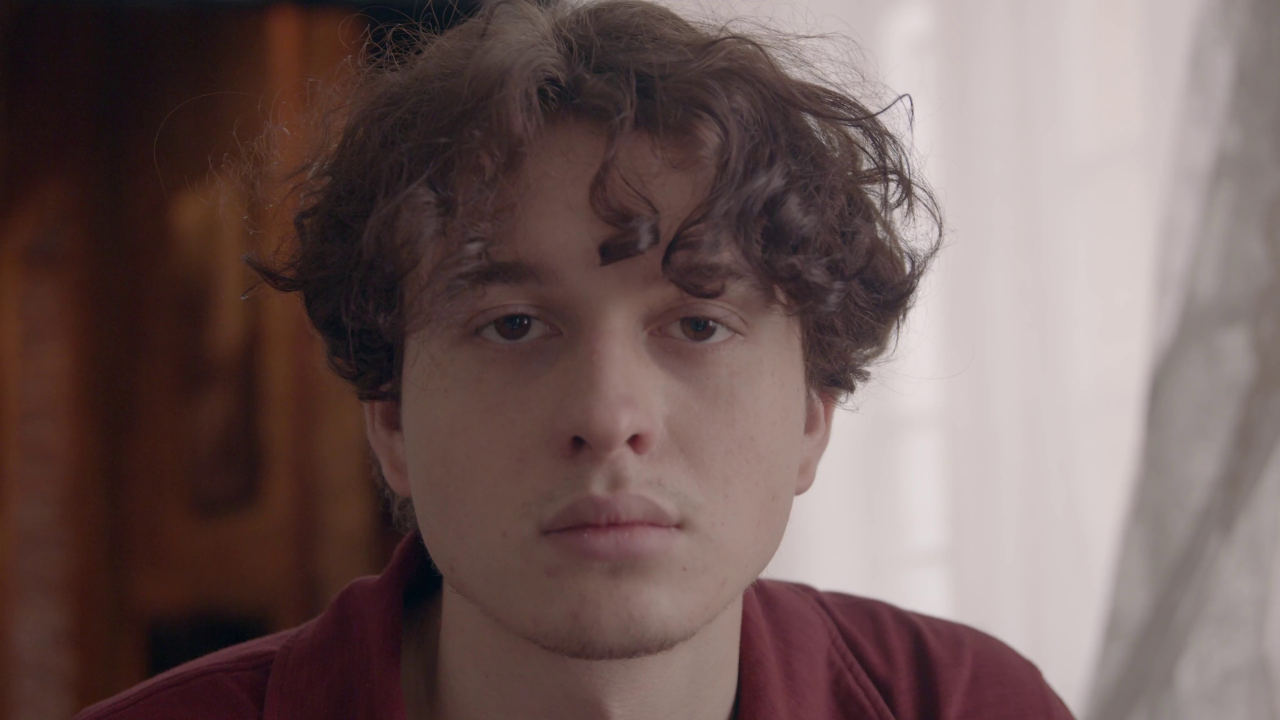
#> input picture validation/integration/results/gaze_predict_contract_test.jpg, 3840 x 2160 px (shown at 1/3 size)
$ python -i robustness_dataset_generator.py   (imports and definitions only)
#> lines starting #> are read from the running program, lines starting #| are printed output that depends on the picture; after the words box and inside, x2 and y2 are one past the last pixel; in counts of white or black regions, pixels touching at a corner belong together
#> further down, picture is the input picture: shape (2160, 3840, 3); mean B, G, R 89.4, 91.4, 111.4
from __future__ import annotations

import argparse
import csv
import hashlib
import json
import math
import os
import shutil
import tempfile
from pathlib import Path
from typing import Any

import cv2
import numpy as np


SCRIPT_DIR = Path(__file__).resolve().parent
VALIDATION_DIR = SCRIPT_DIR.parent

SOURCE_IMAGE = (
    VALIDATION_DIR
    / "integration"
    / "test_data"
    / "images"
    / "frontal_1.jpg"
)

FINAL_OUTPUT_DIR = (
    SCRIPT_DIR
    / "test_data"
    / "generated_controlled"
)

METADATA_CSV = "robustness_generated_cases.csv"
SUMMARY_JSON = "robustness_generated_cases_summary.json"

CASE_ORDER = [
    "baseline",
    "dim_lighting",
    "overexposed_lighting",
    "gaussian_blur",
    "motion_blur",
    "small_face",
    "partial_occlusion",
]

CSV_FIELDS = [
    "case_id",
    "condition",
    "output_file",
    "source_file",
    "width",
    "height",
    "source_sha256",
    "output_sha256",
    "parameters",
]


# [75 lines left out: functions parse_args, sha256_file, source_inventory, preflight, not called in this run]


def dim_lighting(image: np.ndarray) -> tuple[np.ndarray, dict[str, Any]]:
    factor = 0.35
    output = np.clip(
        image.astype(np.float32) * factor,
        0.0,
        255.0,
    ).astype(np.uint8)
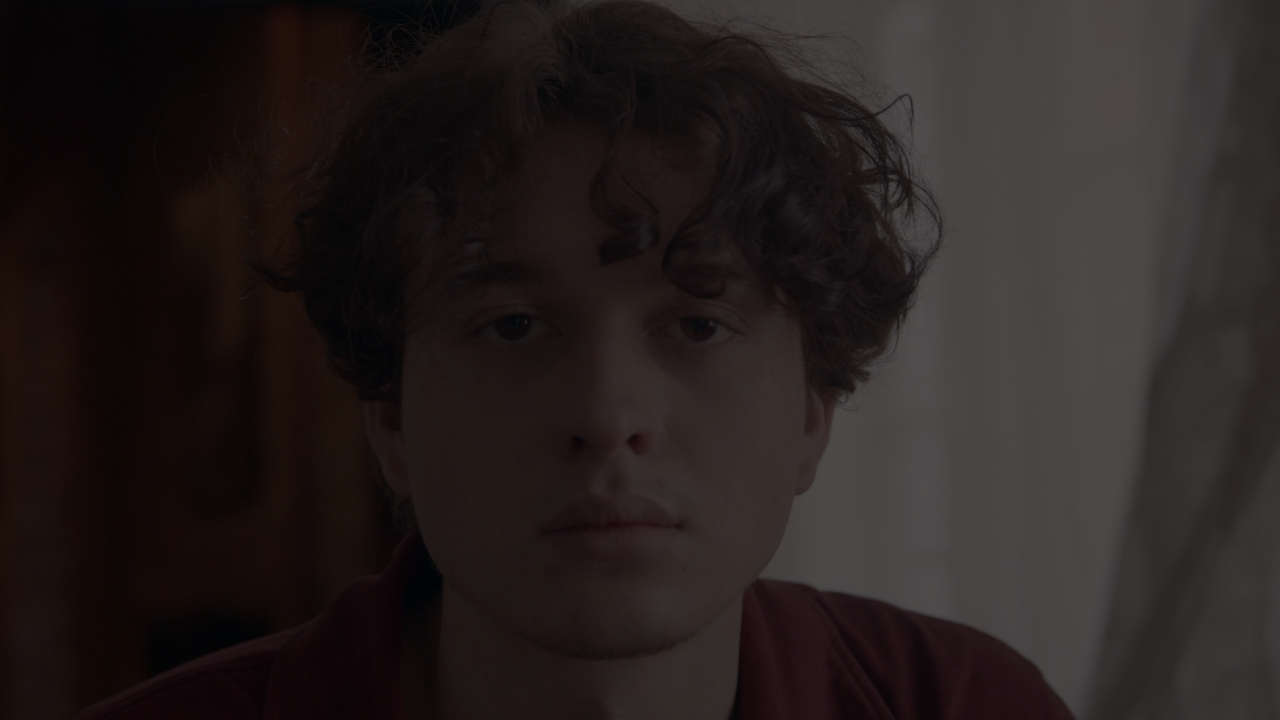
#> output: shape (2160, 3840, 3) (shown at 1/3 size); mean B, G, R 30.8, 31.5, 38.5

    return output, {
        "type": "global_intensity_scale",
        "factor": factor,
    }


def overexposed_lighting(
    image: np.ndarray,
) -> tuple[np.ndarray, dict[str, Any]]:
    alpha = 1.60
#> alpha = 1.6
    beta = 55.0
    output = np.clip(
        image.astype(np.float32) * alpha + beta,
        0.0,
        255.0,
    ).astype(np.uint8)
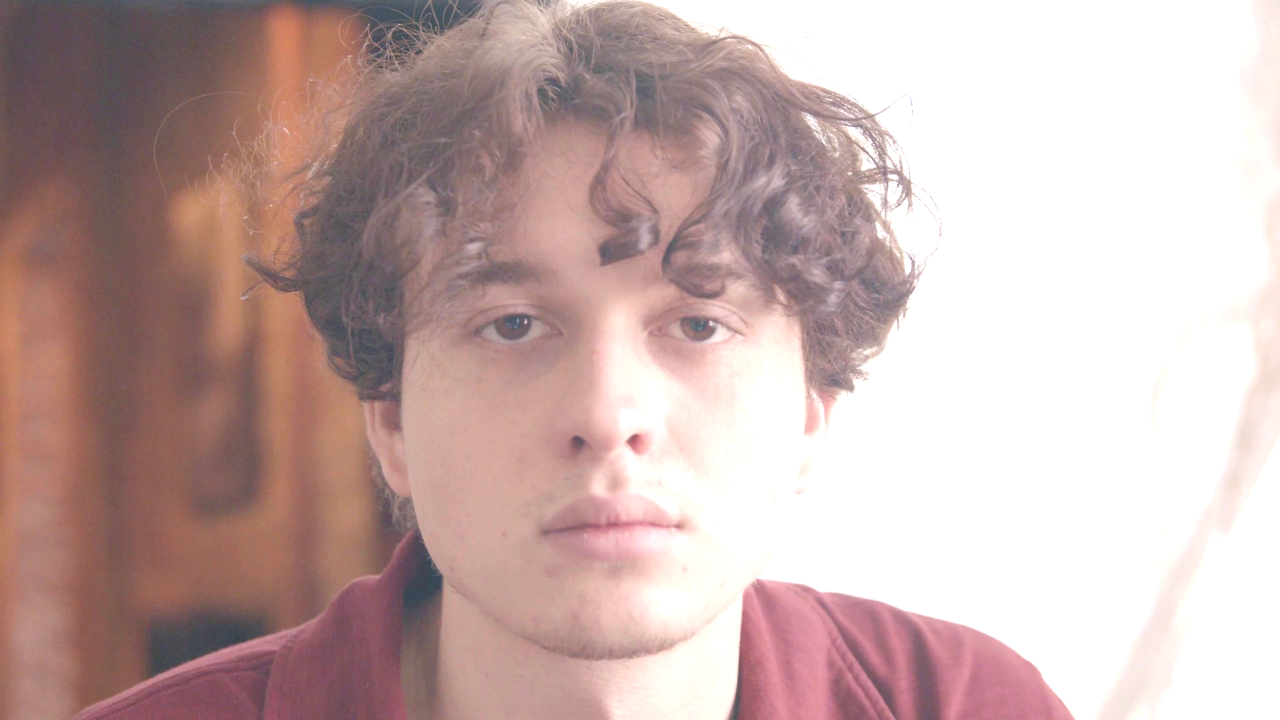
#> output: shape (2160, 3840, 3) (shown at 1/3 size); mean B, G, R 170.2, 172.8, 197.2

    return output, {
        "type": "linear_overexposure",
        "alpha": alpha,
        "beta": beta,
    }


def gaussian_blur(
    image: np.ndarray,
) -> tuple[np.ndarray, dict[str, Any]]:
    kernel_size = 31
#> kernel_size = 31
    sigma = 7.0
    output = cv2.GaussianBlur(
        image,
        (kernel_size, kernel_size),
        sigmaX=sigma,
        sigmaY=sigma,
    )

    return output, {
        "type": "gaussian_blur",
        "kernel_size": kernel_size,
        "sigma": sigma,
    }


def motion_blur(
    image: np.ndarray,
) -> tuple[np.ndarray, dict[str, Any]]:
    kernel_size = 31
#> kernel_size = 31
    kernel = np.zeros(
        (kernel_size, kernel_size),
        dtype=np.float32,
    )
    kernel[
        kernel_size // 2,
        :
    ] = 1.0 / kernel_size
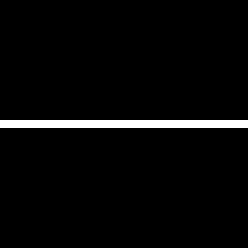
#> kernel: shape (31, 31) float32 (shown 8 times larger); values 0 (black) and 0.0323 (white), 3.2% white in thin lines or dots, all inside (x1, y1, x2, y2) = (0, 15, 31, 16)

    output = cv2.filter2D(
        image,
        ddepth=-1,
        kernel=kernel,
    )

    return output, {
        "type": "horizontal_motion_blur",
        "kernel_size": kernel_size,
    }


def estimate_border_background(
    image: np.ndarray,
) -> tuple[int, int, int]:
    height, width = image.shape[:2]
    border_y = max(1, int(round(height * 0.10)))
    border_x = max(1, int(round(width * 0.10)))

    border_pixels = np.concatenate(
        [
            image[:border_y, :, :].reshape(-1, 3),
            image[-border_y:, :, :].reshape(-1, 3),
            image[:, :border_x, :].reshape(-1, 3),
            image[:, -border_x:, :].reshape(-1, 3),
        ],
        axis=0,
    )

    median = np.median(
        border_pixels,
        axis=0,
    )

    return tuple(
        int(round(value))
        for value in median
    )


def small_face(
    image: np.ndarray,
) -> tuple[np.ndarray, dict[str, Any]]:
    scale = 0.35
#> scale = 0.35
    height, width = image.shape[:2]
#> height = 2160; width = 3840

    resized_width = max(
        1,
        int(round(width * scale)),
    )
#> resized_width = 1344
    resized_height = max(
        1,
        int(round(height * scale)),
    )
#> resized_height = 756

    resized = cv2.resize(
        image,
        (resized_width, resized_height),
        interpolation=cv2.INTER_AREA,
    )

    background = estimate_border_background(image)
#> in estimate_border_background, `median = np.median( border_pixels, axis=0, )`: median = [59, 56, 89]
#> background = (59, 56, 89)

    canvas = np.empty_like(image)
    canvas[:, :] = background
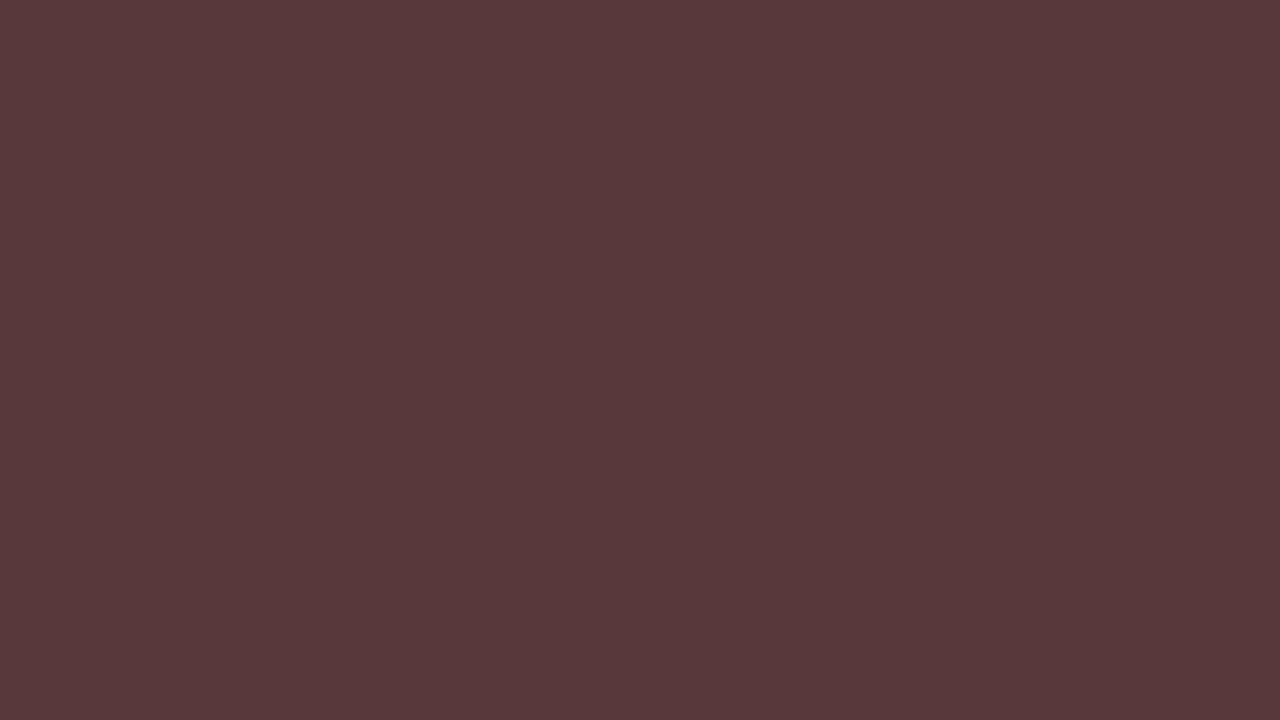
#> canvas: shape (2160, 3840, 3) (shown at 1/3 size); mean of channels 0, 1, 2 59, 56, 89; drawn as B, G, R

    x1 = (width - resized_width) // 2
#> x1 = 1248
    y1 = (height - resized_height) // 2
#> y1 = 702
    x2 = x1 + resized_width
#> x2 = 2592
    y2 = y1 + resized_height
#> y2 = 1458

    canvas[
        y1:y2,
        x1:x2,
    ] = resized
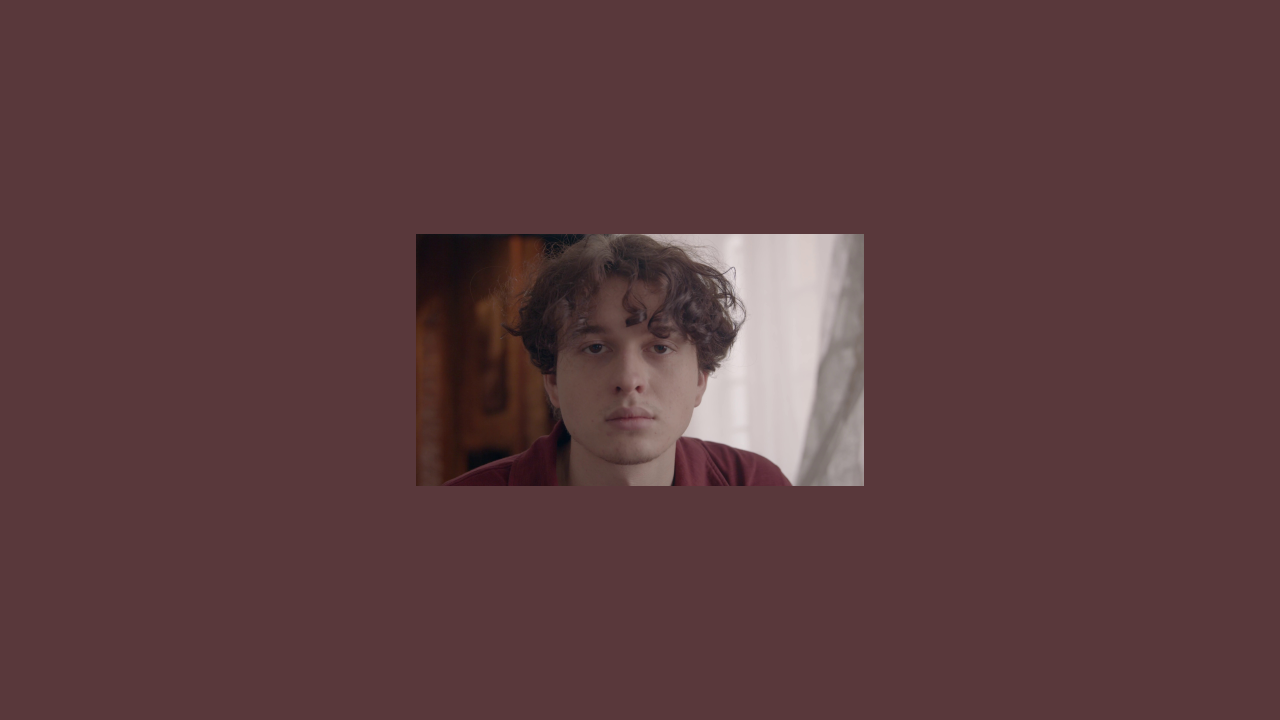
#> canvas: shape (2160, 3840, 3) (shown at 1/3 size); mean of channels 0, 1, 2 62.7, 60.3, 91.7; drawn as B, G, R

    return canvas, {
        "type": "scene_downscale_centered",
        "scale": scale,
        "paste_box": [
            int(x1),
            int(y1),
            int(x2),
            int(y2),
        ],
        "background_bgr": list(background),
    }


def partial_occlusion(
    image: np.ndarray,
) -> tuple[np.ndarray, dict[str, Any]]:
    height, width = image.shape[:2]
#> height = 2160; width = 3840

    normalized_box = [
        0.36,
        0.44,
        0.64,
        0.53,
    ]

    x1 = int(round(normalized_box[0] * width))
#> x1 = 1382
    y1 = int(round(normalized_box[1] * height))
#> y1 = 950
    x2 = int(round(normalized_box[2] * width))
#> x2 = 2458
    y2 = int(round(normalized_box[3] * height))
#> y2 = 1145

    output = image.copy()

    fill_value = int(
        round(
            float(
                np.median(
                    cv2.cvtColor(
                        image,
                        cv2.COLOR_BGR2GRAY,
                    )
                )
            )
        )
    )
#> fill_value = 71

    cv2.rectangle(
        output,
        (x1, y1),
        (x2, y2),
        (fill_value, fill_value, fill_value),
        thickness=-1,
    )

    return output, {
        "type": "fixed_normalized_lower_face_occlusion",
        "normalized_box": normalized_box,
        "pixel_box": [
            int(x1),
            int(y1),
            int(x2),
            int(y2),
        ],
        "fill_gray": fill_value,
    }


def generate_cases(
    source: np.ndarray,
) -> dict[str, tuple[np.ndarray, dict[str, Any]]]:
    return {
        "baseline": (
            source.copy(),
            {
                "type": "unmodified_reference",
            },
        ),
        "dim_lighting": dim_lighting(source),
        "overexposed_lighting": overexposed_lighting(source),
        "gaussian_blur": gaussian_blur(source),
        "motion_blur": motion_blur(source),
        "small_face": small_face(source),
        "partial_occlusion": partial_occlusion(source),
    }


# [358 lines left out: functions validate_generated_image, write_staged_outputs, validate_staging, promote_staging, main, not called in this run]


# [2 lines not run here, left out]

>>> import cv2
>>> picture = cv2.imread('../integration/results/gaze_predict_contract_test.jpg')
>>> result = generate_cases(picture)
#> result = 7 items

$ run again, on validation/integration/test_data/images/emotion_angry.png
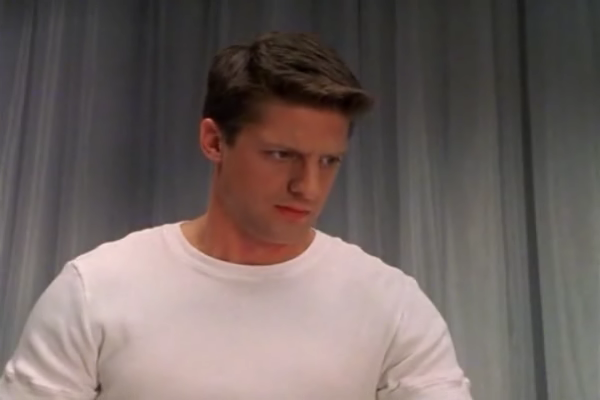
#> input picture validation/integration/test_data/images/emotion_angry.png, 600 x 400 px
#> picture is the input picture: shape (400, 600, 3); mean B, G, R 96.7, 99.7, 111.9
#> alpha = 1.6
#> in gaussian_blur, `kernel_size = 31`: kernel_size = 31
#> kernel: shape (31, 31) float32; values 0 (black) and 0.0323 (white), 3.2% white in thin lines or dots, all inside (x1, y1, x2, y2) = (0, 15, 31, 16)
#> scale = 0.35
#> resized_width = 210
#> resized_height = 140
#> median = [91, 91, 94]
#> background = (91, 91, 94)
#> in small_face, `x1 = (width - resized_width) // 2`: x1 = 195
#> in small_face, `y1 = (height - resized_height) // 2`: y1 = 130
#> in small_face, `x2 = x1 + resized_width`: x2 = 405
#> in small_face, `y2 = y1 + resized_height`: y2 = 270
#> in small_face, `canvas[ y1:y2, x1:x2, ] = resized`:
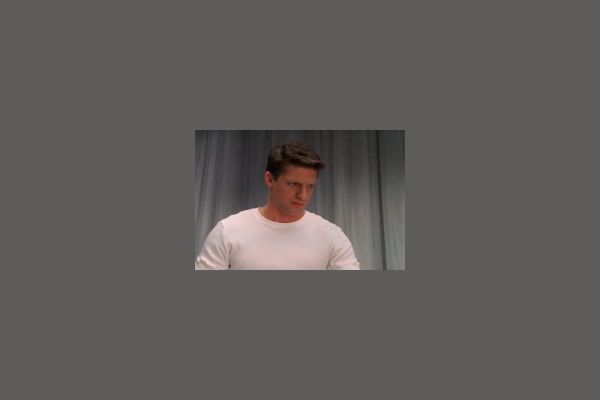
#> canvas: shape (400, 600, 3); mean of channels 0, 1, 2 91.7, 92.1, 96.2; drawn as B, G, R
#> in partial_occlusion, `height, width = image.shape[:2]`: height = 400; width = 600
#> in partial_occlusion, `x1 = int(round(normalized_box[0] * width))`: x1 = 216
#> in partial_occlusion, `y1 = int(round(normalized_box[1] * height))`: y1 = 176
#> in partial_occlusion, `x2 = int(round(normalized_box[2] * width))`: x2 = 384
#> in partial_occlusion, `y2 = int(round(normalized_box[3] * height))`: y2 = 212
#> fill_value = 86
#> in partial_occlusion, `cv2.rectangle( output, (x1, y1), (x2, y2), (fill_value, fill_value, fi..`:
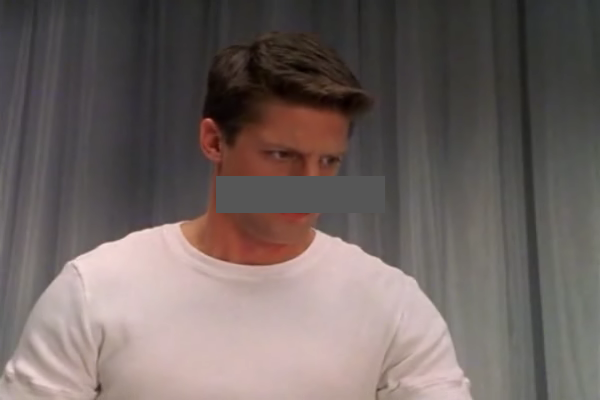
#> output: shape (400, 600, 3); 2.61% of pixels changed, all inside (x1, y1, x2, y2) = (216, 176, 385, 213)
#> result = 7 items
